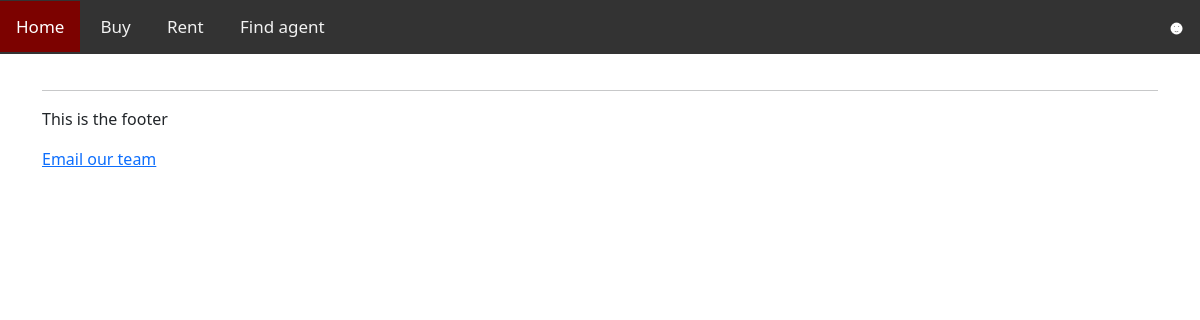
Before: / with the older database file.
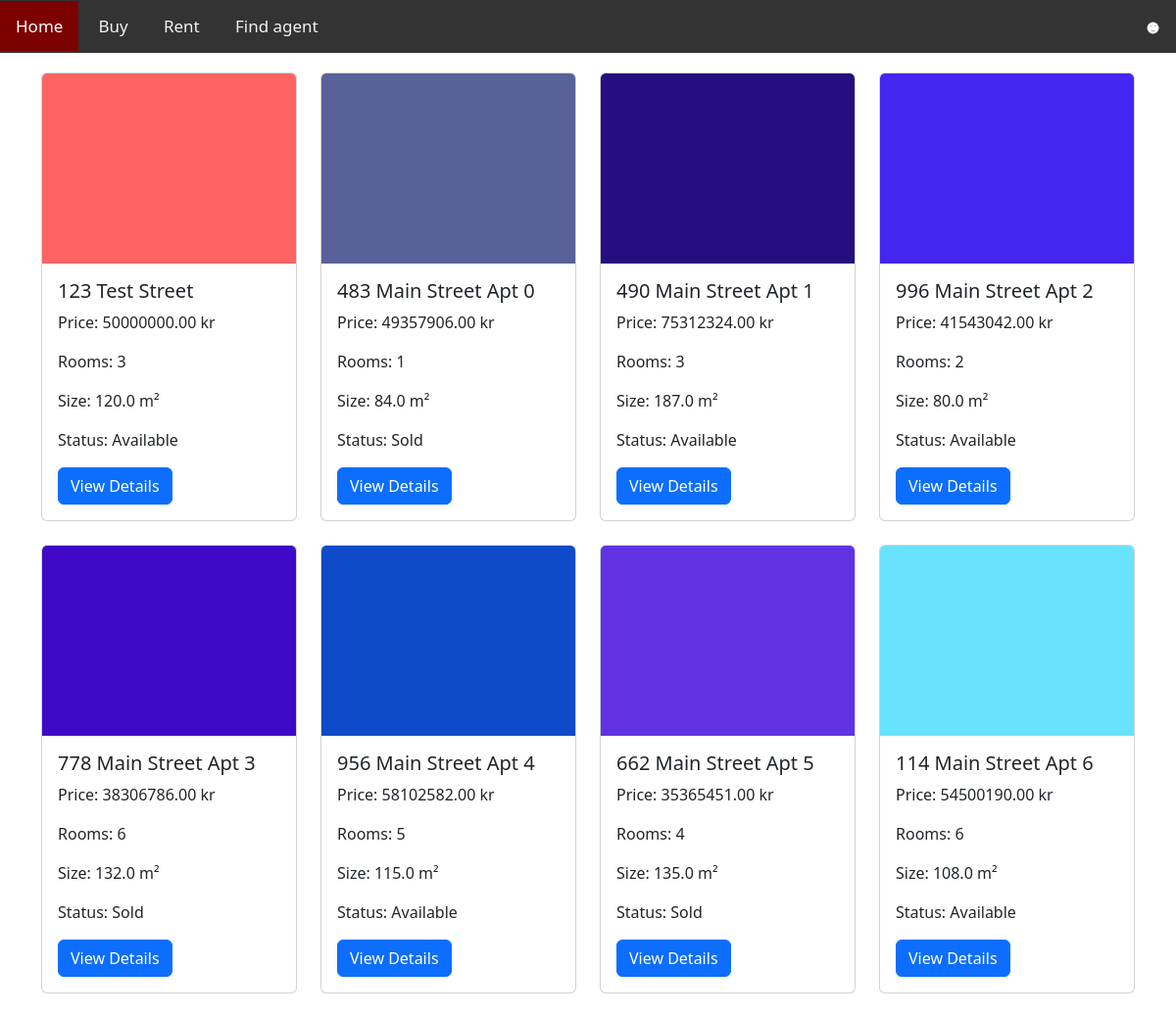
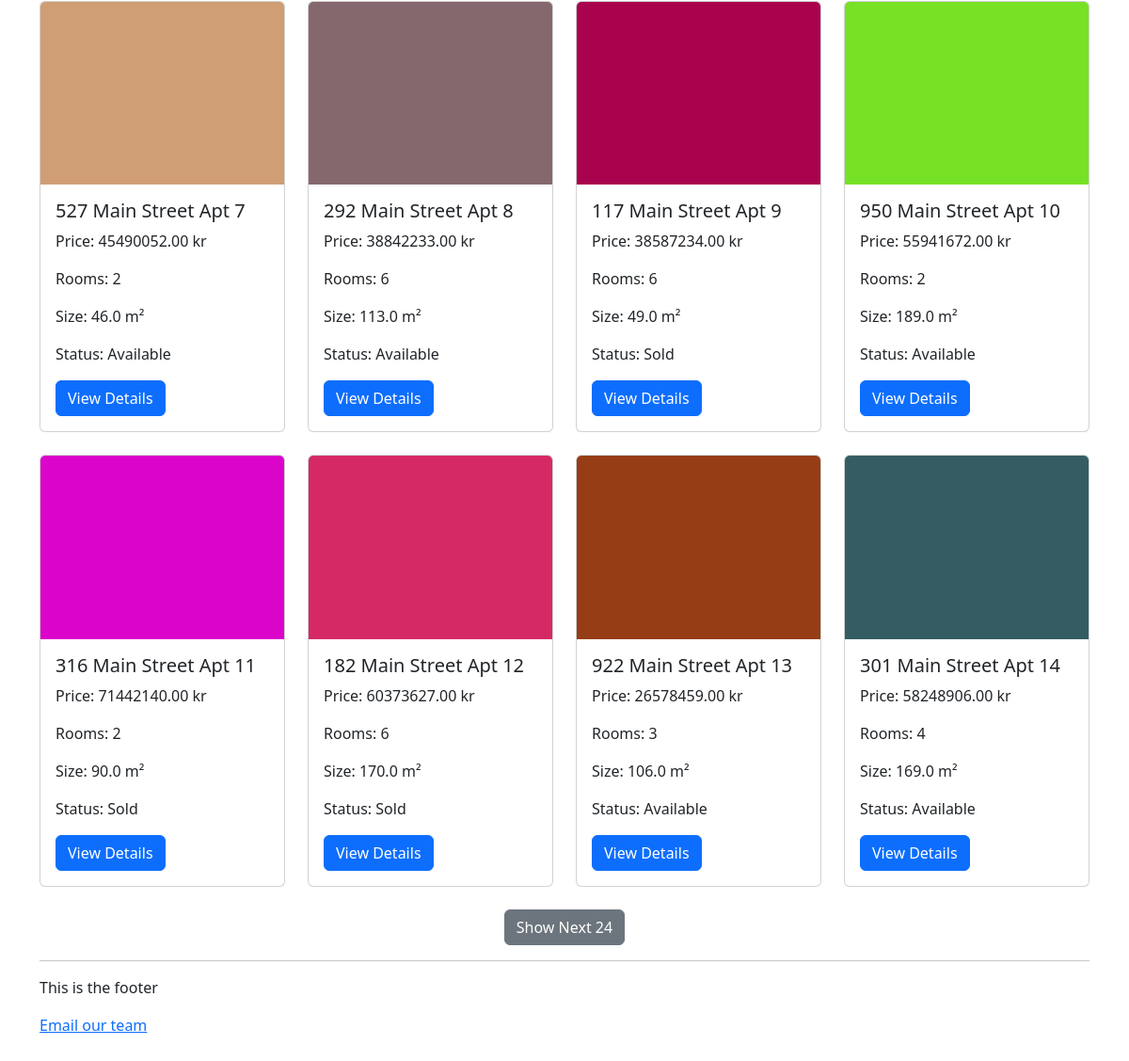
After: the same page with the newer database file (2 pictures, top to bottom).
### CastleApartments/models.py (models this page shows, shortened)
class Property(models.Model):
    address = models.CharField(max_length=255)
    thumbnail = models.ImageField(upload_to='property_thumbnails/')
    listing_price = models.DecimalField(max_digits=12, decimal_places=2)
    num_rooms = models.IntegerField()
    square_meters = models.FloatField()
    is_sold = models.BooleanField(default=False)

### CastleApartments/views.py (the view, shortened to what this page needs)
# urls.py: path('', views.property_catalog, name='home'),
def property_catalog(request):
    page = int(request.GET.get('page', 1))
    page_size = 16 if page == 1 else 24
    properties = Property.objects.all()
    paginator = Paginator(properties, page_size)
    page_obj = paginator.get_page(page)
    return render(request, 'index.html', {
        'properties': page_obj.object_list,
        'has_next': page_obj.has_next(),
        'next_page': page + 1
    })

### CastleApartments/templates/index.html (shortened to what this page needs)
{% extends "navbar.html" %} {% block title %} Navbar {% endblock %}
{% block content %}
{% load static %}
<head>
    <link rel="stylesheet" href="https://cdn.jsdelivr.net/npm/bootstrap@5.3.0/dist/css/bootstrap.min.css">
</head>
<div class="row" id="property-grid">
    {% include 'partials/property_cards.html' with properties=properties %}
</div>
<div class="text-center" id="load-more-container">
    {% if has_next %}
    <button id="load-more" class="btn btn-secondary" data-next="{{ next_page }}">Show Next 24</button>
    {% endif %}
</div>
{% include "footer.html" %}
{% endblock %}

### CastleApartments/templates/navbar.html (shortened to what this page needs)
<!DOCTYPE html>
{% load static %}
<html lang="en">
<head>
    <link rel="stylesheet" href="{% static 'main.css' %}">
</head>
<body>
    <div class="topnav">
        <div class="nav-left">
            <a class="active" href="{% url 'home' %}">Home</a>
            <a href="#this">Buy</a>
            <a href="#that">Rent</a>
            <a href="#other">Find agent</a>
        </div>
        <div class="nav-right">
            <a href="{% url 'buyer_profile' %}" style="float:right;"><img src="{% static 'images/smiley.png' %}" alt="Profile"
            style="width:15px;height:15px;"></a>
        </div>
    </div>
<div class ="container">{% block content %} {% endblock %}</div>
</body>
</html>

### CastleApartments/templates/partials/property_cards.html (shortened to what this page needs)
{% for property in properties %}
<head>
    <link rel="stylesheet" href="https://cdn.jsdelivr.net/npm/bootstrap@5.3.0/dist/css/bootstrap.min.css">
</head>
<div class="col-md-3">
    <div class="card mb-4">
        <img src="{{ property.thumbnail.url }}" class="card-img-top" alt="Thumbnail">
        <div class="card-body">
            <h5 class="card-title">{{ property.address }}</h5>
            <p>Price: {{ property.listing_price }} kr</p>
            <p>Rooms: {{ property.num_rooms }}</p>
            <p>Size: {{ property.square_meters }} m²</p>
            <p>Status: {% if property.is_sold %}Sold{% else %}Available{% endif %}</p>
            <a href="{% url 'property_details' %}" class="btn btn-primary">View Details</a>
        </div>
    </div>
</div>
{% endfor %}

### CastleApartments/templates/footer.html (shortened to what this page needs)
<!DOCTYPE html>
<html lang="en">
<head>
</head>
<body>
    <hr>
    <footer>
        <p>This is the footer</p>
        <p><a href="mailto:alexanderje24@ru.is">Email our team</a></p>
    </footer>
<div class ="container">{% block content %} {% endblock %}</div>
</body>
</html>

### CastleApartments/static/main.css (style rules this page uses)
.topnav { background-color: #333; overflow: hidden; display: flex; justify-content: space-between; align-items: center; }
.nav-left a, .nav-right a { color: #f2f2f2; text-align: center; padding: 14px 16px; text-decoration: none; font-size: 17px; }
.topnav a.active { background-color: #7c0200; color: white; }
.container { position: relative; top: 0; max-width: 1200px; margin: 0 auto; padding: 20px; }

Changed rows visible on the page:
added Property: thumbnail (placeholder picture), address "123 Test Street", listing_price "50000000.00", num_rooms "3", square_meters "120.0", is_sold "Available"
added Property: thumbnail (picture), address "483 Main Street Apt 0", listing_price "49357906.00", num_rooms "1", square_meters "84.0", is_sold "Sold"
added Property: thumbnail (picture), address "490 Main Street Apt 1", listing_price "75312324.00", num_rooms "3", square_meters "187.0", is_sold "Available"
added Property: thumbnail (picture), address "996 Main Street Apt 2", listing_price "41543042.00", num_rooms "2", square_meters "80.0", is_sold "Available"
added Property: thumbnail (picture), address "778 Main Street Apt 3", listing_price "38306786.00", num_rooms "6", square_meters "132.0", is_sold "Sold"
added Property: thumbnail (picture), address "956 Main Street Apt 4", listing_price "58102582.00", num_rooms "5", square_meters "115.0", is_sold "Available"
added Property: thumbnail (picture), address "662 Main Street Apt 5", listing_price "35365451.00", num_rooms "4", square_meters "135.0", is_sold "Sold"
added Property: thumbnail (picture), address "114 Main Street Apt 6", listing_price "54500190.00", num_rooms "6", square_meters "108.0", is_sold "Available"
added Property: thumbnail (picture), address "527 Main Street Apt 7", listing_price "45490052.00", num_rooms "2", square_meters "46.0", is_sold "Available"
added Property: thumbnail (picture), address "292 Main Street Apt 8", listing_price "38842233.00", num_rooms "6", square_meters "113.0", is_sold "Available"
added Property: thumbnail (picture), address "117 Main Street Apt 9", listing_price "38587234.00", num_rooms "6", square_meters "49.0", is_sold "Sold"
added Property: thumbnail (picture), address "950 Main Street Apt 10", listing_price "55941672.00", num_rooms "2", square_meters "189.0", is_sold "Available"
added Property: thumbnail (picture), address "316 Main Street Apt 11", listing_price "71442140.00", num_rooms "2", square_meters "90.0", is_sold "Sold"
added Property: thumbnail (picture), address "182 Main Street Apt 12", listing_price "60373627.00", num_rooms "6", square_meters "170.0", is_sold "Sold"
added Property: thumbnail (picture), address "922 Main Street Apt 13", listing_price "26578459.00", num_rooms "3", square_meters "106.0", is_sold "Available"
added Property: thumbnail (picture), address "301 Main Street Apt 14", listing_price "58248906.00", num_rooms "4", square_meters "169.0", is_sold "Available"
Other visible differences:
text now shown: "Show Next 24"
